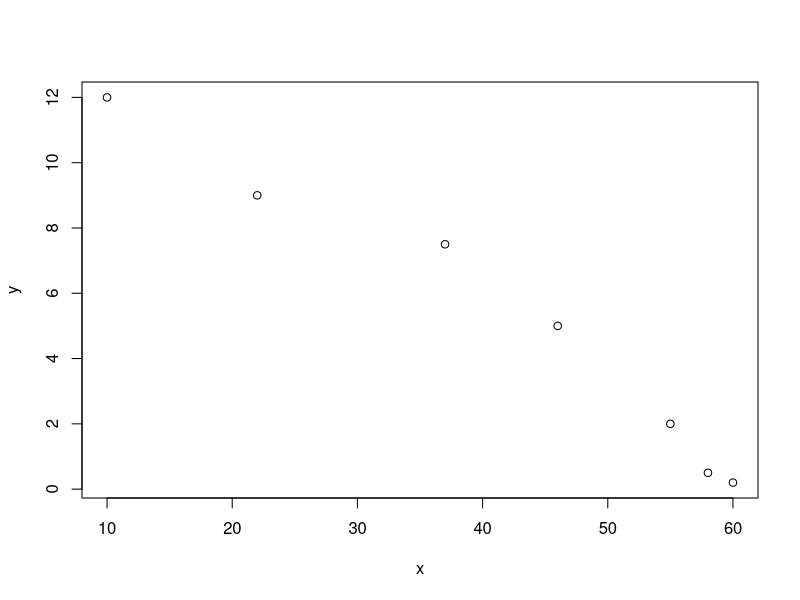
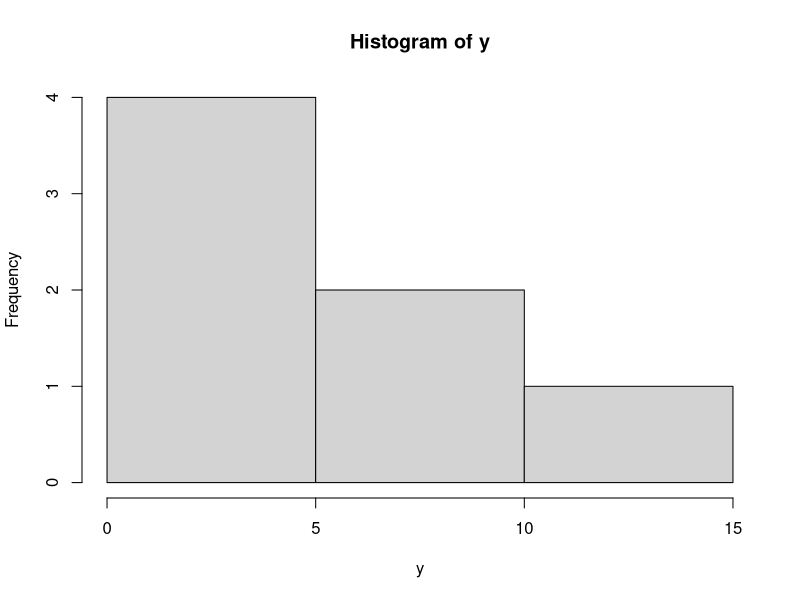
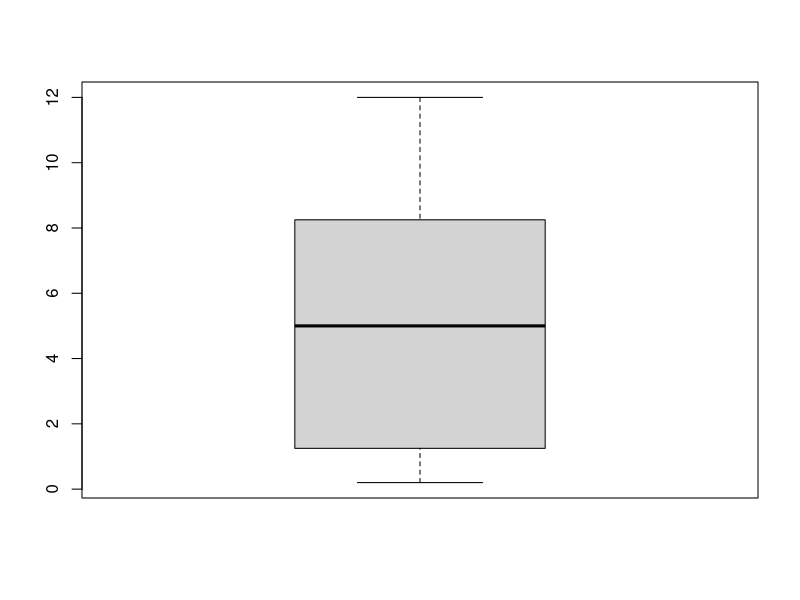
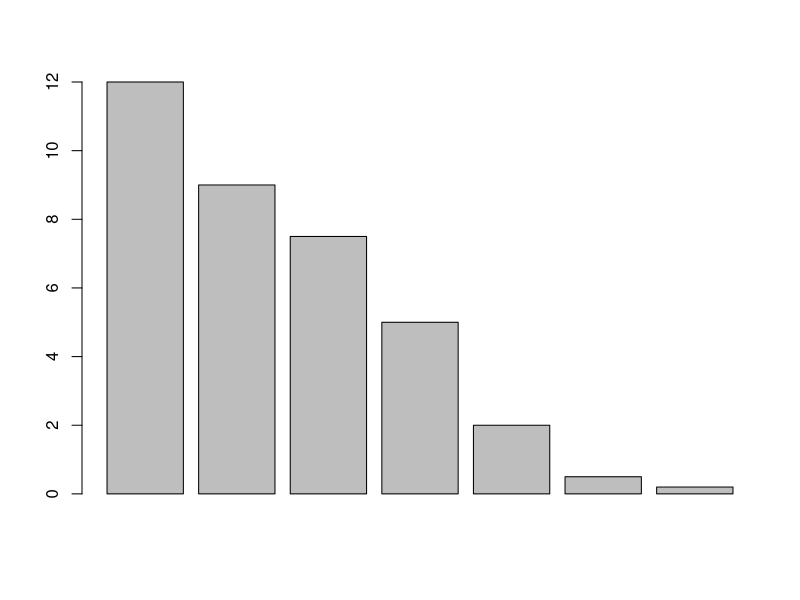
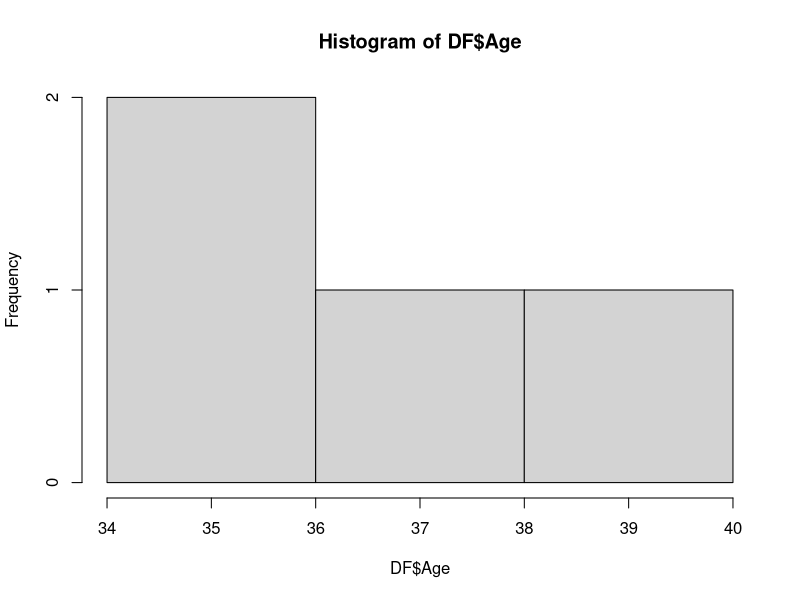

Generate these figures, in order, with R:
## ---- chunk 1



# R Preiminaries  JAMES DICKENS

# 1 Raise 12 to the second power
12^3
12**2
# 2 Find the square root of 169.
169^.5
169**.5
sqrt(169)

# 3 Raise  1/8 to the third power
(1/8)**3         
(1/8)^3
(1/8)*(1/8)*(1/8)

# 4 Evaluate 6 times the difference between between the square of 5 and 3.
6*(5^2 - 3)

# 5 Evaluate log(1000)   (common log,  base 10)
log10(1000)   

# 6 Evaluate ln(1000)    (Natural log,  base e)
log(1000)


# 7 Write all integers 1 to 25 inclusive in ascending order

1:25

# 8 Write all integers 1 to 25 inclusive in descending order

25:1

# 9 Find the sum of all integers 1 to 25. 

sum(1:25)

# 10 Find the mean of all integers 1 to 25. 

mean(1:25)

# 11 Find the median of all integers 1 to 25. 

median(1:25)

# 12 Find the mean, median, and other statistical indicators

summary(1:25)

# 13 Round 7.2557 to the nearest tenth

round(7.2557, digits= 1)


# 14 Round 7.2557 to the nearest thousandths

round(7.2557, digits= 3)

# 15 Divide  16 by 8

16/8

# 16 Divide 1 by 7 and then round the answer t0 the nearest  hundredth (use one line of code)

round((1/7),  digits = 2)

# 17  Find the numerical approximation for pi.   (We should get  3.141593)

pi

exp(1)

#VECTOR  USAGE

# 18  Create a vector to find the mean of a set of numbers.  Find the mean of 17 , 6, 10, 12
x <- c(7,6,10,12)
x

mean(x)


# 19  Create a vector to find the median of a set of numbers.  Find the median of 17 , 6, 10, 12

x <- c(7,6,10,12)
x

median(x)


# 20   Create a vector to find the 1st and third quartiles value of a set of numbers.  
# Find the 1st and 3rd quartiles of the numbers 17 , 6, 10, 12

x <- c(7,6,10,12)
x

summary(x)


# Using R to write a function

# 21  Write a function  to find the area of a square.   ( A =  s^2)

A <- function(s)
{s^2
 return(s^2)
}
# Find the area of a square whose sides are 12 inches
  A(12)
  
  A(c(14,2,6))
  
  


#22  Write a function to find simple interest   (I = prt)
  
  I <- function(p,r,t)
  {p*r*t
    return(p*r*t)
  }
# Find simple interest if $200 is invested at 5% for 2 years.
  I(200,.05, 2)
  
  
#23  Use R code to write a function that calculates a weighted average if 
  # chapter exams account for 40% of your grade, homework accounts for 30% 
  # of your grade,  classwork accounts for 10% of your grade, and the final
  # exam accounts for 20% of your grade.   (WA  = .40CE + .30HW  +  .10CW + .20FE)
  
WA <- function(CE,HW,CW,FE)
{.40*CE + .30*HW + .10*CW + .20*FE
  return(.40*CE + .30*HW + .10*CW + .20*FE)
}
# Now find the weighted if a student has a chapter exam average of 80, a homework average of 84, a classwork
# average of 76, and a final exam score of 78.
WA(80,84,76,78)

# STAT 614 only
#Using R to find statistical summary values and to create graphs and plots

x<- c(10,22,37,46,55,58,60)
x

y<-c(12,9,7.5,5,2,.5,.2)
y

plot(x,y)


hist(y)

boxplot(y)

summary(y)

barplot(y)

stem(x, scale = 2)

# Using R code to create a data frame.

# Example  Use R code to create the following data frame

#   Name Age Gender
#1  Bill  34  Male
#2  Anne  37  Female
#3 Frank  40  Male
#4  Mary  36  Female


# Solution

Name  <- c("Bill", "Anne", "Frank", "Mary")
Name
Age <- c(34, 37, 40, 36)
Age
Gender <- c("Male", "Female", "Male", "Female")
Gender

DF <- data.frame(Name, Age, Gender)
DF

# Finding statistical summaries and graphs for a variable of a data frame

#  Find the mean age of the data frame
mean(DF$Age)
#  Find the median age of the data frame
median(DF$Age)
#  Find  multiple statistical summary values for age
summary(DF$Age)

# Create a histogram for the variable AGE of the data frame.

hist(DF$Age)

#install.packages("tidyverse")
library(tidyverse)

diamonds



